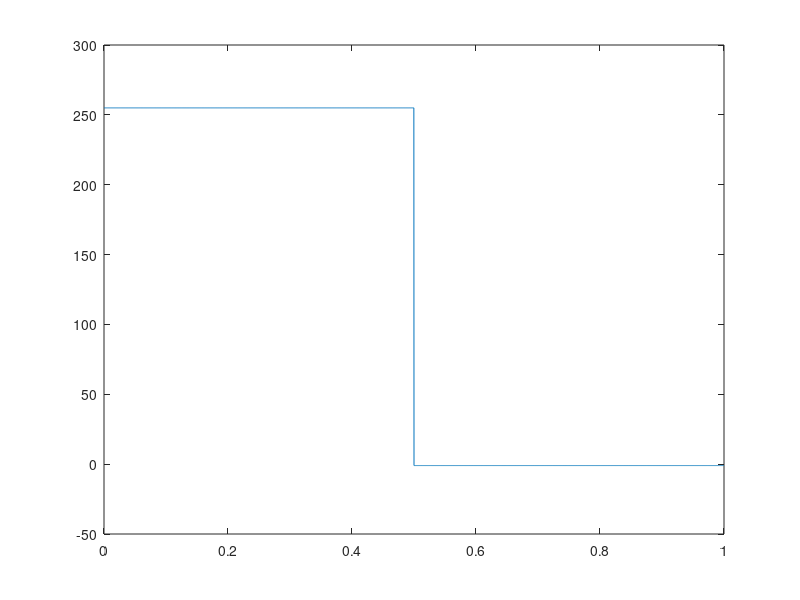

Recreate this plot in MATLAB.
clc;clear;
F1=1;%频率
Fs=2^12;%采样频率
P1=0;%初始相位
N=2^12;%采样点数
t=0:1/Fs:(N-1)/Fs;%采样时刻
ADC=2^7-1; %直流分量
A=2^7; %信号幅度

s=A*square(2*pi*F1*t+pi*P1/180)+ADC;

plot(t,s);

fild=fopen('squ_wave_4096x8.coe','wt');

fprintf(fild,'%s\n','MEMORT,MEMORY_INITIALIZATION_RADIX=10;');
fprintf(fild, '%s\n','MEMORY_INITIALIZATION_VECTOR='); 


s0=zeros(1,N);
for n=1:N
    s0(n)=round(s(n));
    if(s0(n)<0)
         s0(n)=0;
    end
    if(n==N)
        fprintf(fild, '%d',s0(n));      %数据写入
        fprintf(fild, '%s',';');        %最后一个数据使用分号结束
    else
         fprintf(fild, '%d',s0(n));      %数据写入
         fprintf(fild, '%s\n',',');      %逗号，换行
    end
end
fclose(fild);
